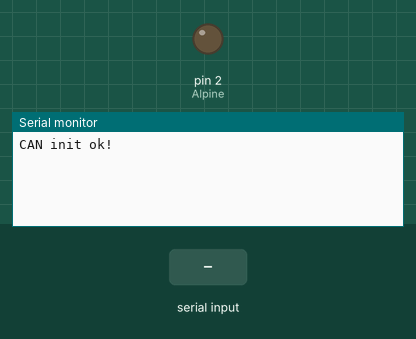
The sketch below on a simulated Arduino Nano, built with avr-gcc and run on an emulated ATmega328P. Shown: output pins drawn as LEDs (lit = HIGH), the last lines printed to the serial monitor. The inputs (shaded band) are chosen by the test bench. The modem accepts every AT command (registered, SIM ready, sends succeed) and sends nothing else.

Above: at 1.2 s.
1.3 s: "AT\n" received over Serial
At 2.2 s:
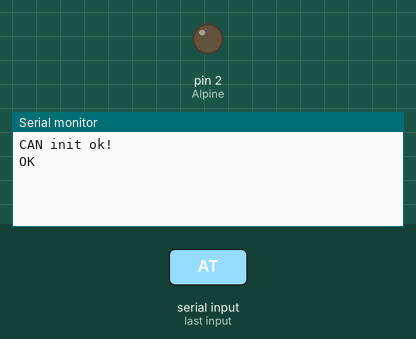
2.9 s: "AT\n" received over the second serial link
At 4.1 s:
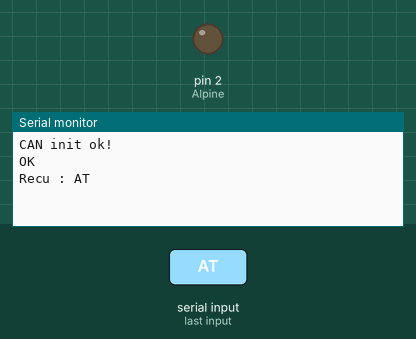
4.4 s: "1\n" received over the second serial link
At 5.5 s:
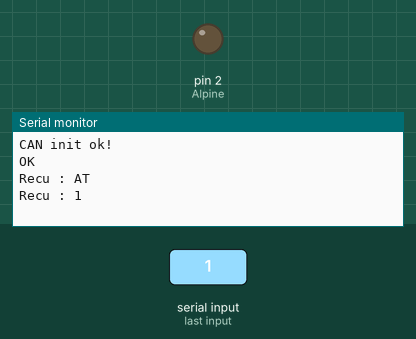

The sketch:

can_bus-bluetooth-alpine.ino
```cpp
#include <SPI.h>
#include <mcp_can.h>

// Pour passer en Mode CONFIGURATION => rester appuyer sur le bouton en allumant
// Pour passer en Mode COMMUNICATION => courcicuiter EN et VCC ern allumant
#include <SoftwareSerial.h>

/* Un croquis Arduino pour contrôler l'Alpine GU via une connexion filaire mini-jack */
/* Initialement conçu pour les boutons de volant Citroen XM */
/* Roman Yadrovsky */
/* http://cx.podolsk.ru/board/memberlist.php?mode=viewprofile&u=3887 */
/* http://www.drive2.ru/r/citroen/288230376152072501 */

/* Sources pour commande volant Alpine:
 https://github.com/morcibacsi/PSASteeringWheelAdapter
 https://github.com/jadrovski/alpine_control/blob/master/alpine_control.ino
 https://forum.arduino.cc/t/interface-commande-volant-autoradio-xsara-ph1-jvc/548663
 https://www.avforums.com/threads/jvc-stalk-adapter-diy.248455/page-4 */

/* Sources pour CAN BUS:
https://forum.arduino.cc/t/nano-with-mcp2515-canbus-questions/1151418/8
https://medium.com/@alexandreblin/can-bus-reverse-engineering-with-arduino-and-ios-5627f2b1709a
http://romain.raveaux.free.fr/teaching/TP207.pdf */


// Commandes pour Alpine GU
#define cmdPower 0x09
#define cmdSource 0x0A
#define cmdBand 0x0D
#define cmdVolumeDown 0x15
#define cmdVolumeUp 0x14
#define cmdUp 0x0E
#define cmdDown 0x0F
#define cmdLeft 0x13
#define cmdRight 0x12
#define cmdPlay 0x07
#define cmdMute 0x16
#define cmdCDChange 0x03

#define Alpine 2  // Envoyer des signaux de contrôle à D2

#define LONG_PRESS_MS 1000  // durée seuil appui long (1 s)

// variables pour détection appui long
bool srcPrevState = false;
unsigned long srcPressTime = 0;

MCP_CAN CAN(9);  // CS pin

SoftwareSerial bluetooth(3, 4);  // (TXD, RXD)

void configureModule() {
  // Si des données sont disponibles sur le port série de l'Arduino
  if (Serial.available()) {
    // Lire la commande entrante
    String command = Serial.readStringUntil('\n');

    // Interpréter et traiter la commande entrante
    if (command.startsWith("AT")) {
      // Si la commande AT est détectée, l'envoyer au module Bluetooth HC-05
      bluetooth.print(command + "\r\n");
      // Attendre la réponse du module Bluetooth HC-05 et l'afficher sur le moniteur série
      delay(100);  // Attente courte pour laisser le temps au module Bluetooth HC-05 de répondre
      while (bluetooth.available()) {
        Serial.write(bluetooth.read());
      }
    }
  }
}

void displayReceivedMessage() {
  String receivedString = "";  // Créer une chaîne vide pour stocker les données reçues

  while (bluetooth.available()) {
    char c = bluetooth.read();  // Lire un caractère du flux série
    if (c == '\n') {            // Si un caractère de fin de ligne est reçu
      // Afficher la chaîne reçue
      Serial.print("Recu : ");
      Serial.println(receivedString);
      receivedString = "";  // Réinitialiser la chaîne pour la prochaine réception
    } else {
      receivedString += c;  // Ajouter le caractère à la chaîne reçue
    }
  }
}

// Envoi d'un octet (protocole NEC-Clarion)
void SendByte(byte data) {
  for (int i = 0; i < 8; i++) {
    digitalWrite(Alpine, HIGH);
    delayMicroseconds(560);  // Pause entre les battements
    digitalWrite(Alpine, LOW);

    if (data & 1)  // Le dernier bit est multiplié par 1
    {
      delayMicroseconds(1680);  // unité logique
    } else {
      delayMicroseconds(560);  // zéro logique
    }

    data >>= 1;  // Nouvel octet décalé à droite (de 1 bit)
  }
}

// Envoi d'une commande
void SendCommand(byte command) {
  // Quelque chose comme un bonjour
  // caractéristique du protocole NEC modifié
  digitalWrite(Alpine, HIGH);
  delayMicroseconds(9000);
  digitalWrite(Alpine, LOW);
  delayMicroseconds(4500);

  // Adresse de protocole (informations de référence publiques)
  SendByte(0x86);
  SendByte(0x72);

  // Envoi d'une commande
  SendByte(command);
  SendByte(~command);

  // Pour déterminer le dernier bit (fin de trame)
  digitalWrite(Alpine, HIGH);
  delayMicroseconds(560);
  digitalWrite(Alpine, LOW);

  delay(50);  // Pause technique
}

void setup() {
  Serial.begin(115200);
  while (CAN.begin(MCP_STDEXT, CAN_125KBPS, MCP_8MHZ) != CAN_OK) {
    Serial.println("CAN init fail, retrying...");
    delay(1000);
  }
  Serial.println("CAN init ok!");
  CAN.setMode(MCP_NORMAL);

  // Ouvre la voie série avec le module BT
  bluetooth.begin(9600);  // En mode COMMANDE communication a 9600 Baud, pour AT 38400

  pinMode(Alpine, OUTPUT);
}

void loop() {
  long unsigned int id = 0;
  unsigned char len = 0;
  unsigned char buf[8];

  configureModule();
  displayReceivedMessage();

  if (CAN.checkReceive() == CAN_MSGAVAIL) {
    CAN.readMsgBuf(&id, &len, buf);
    //Serial.print("Id : 0x ");
    //Serial.println(id);
    //return;

    /*if (id == 0x09) {
      Serial.println("Ca appuye br");
    }*/

    //Serial.println("br");
    if (id == 0x208 && len >= 6) {  // Infos moteur
      // Régime moteur : octets 0 et 1
      unsigned int rpm_raw = (buf[0] << 8) | buf[1];
      float rpm = rpm_raw / 8.0;

      // Couple réel : octet 2
      int torque = (buf[2] * 2) - 100;

      // Volonté conducteur : octet 3
      float vol_cond = buf[3] / 2.0;

      // Octet 4 : flags
      byte flags = buf[4];
      bool regen_filter_request = flags & 0x80;
      bool diag_net_active = flags & 0x40;
      bool torque_freeze_request = flags & 0x20;
      bool torque_info_uncertain = flags & 0x10;
      byte cruise_control_status = (flags >> 2) & 0x03;
      bool brake_pedal_pressed = flags & 0x02;
      bool compressor_request = flags & 0x01;

      // Couple réel hors réduction BV : octet 5
      int torque_bv = (buf[5] * 2) - 100;

      // Affichage des données
      /*for (int i = 0; i < 20; i++) {
        Serial.println();
      }*/
      //Serial.print("Trame 0x208 décodée :");
      Serial.print("  Régime moteur : ");
      Serial.print(rpm);
      Serial.print(" tr/min br");
      Serial.print("  Couple réel : ");
      Serial.print(torque);
      Serial.print(" Nm br");
      Serial.print("  Volonté conducteur : ");
      Serial.print(vol_cond);
      Serial.print(" % br");
      Serial.print("  Requête régénération FAP : ");
      Serial.print(regen_filter_request ? "Oui br" : "Non br");
      Serial.print("  Diagnostic réseau activé : ");
      Serial.print(diag_net_active ? "Oui br" : "Non br");
      Serial.print("  Demande de figeage couple : ");
      Serial.print(torque_freeze_request ? "Oui br" : "Non br");
      Serial.print("  Infos couple incertaines : ");
      Serial.print(torque_info_uncertain ? "Oui br" : "Non br");
      Serial.print("  État régulation vitesse : ");
      switch (cruise_control_status) {
        case 0: Serial.print("OFF br"); break;
        case 1: Serial.print("Reprise pédale br"); break;
        case 2: Serial.print("ON br"); break;
        default: Serial.print("Inconnu br"); break;
      }
      Serial.print("  Frein appuyé : ");
      Serial.print(brake_pedal_pressed ? "Oui br" : "Non br");
      Serial.print("  Demande compresseur : ");
      Serial.print(compressor_request ? "Oui br" : "Non br");
      Serial.print("  Couple hors boîte : ");
      Serial.print(torque_bv);
      Serial.print(" Nm br");
      Serial.println();
    }

    if (id == 0x520 /*&& len >= 8*/) {
      // Exemple de décodage hypothétique :
      // Octet 0 : source audio (0=radio,1=CD,...)
      byte source = buf[0];
      // Octet 1 : niveau de volume (0–100)
      byte volume = buf[1];
      // Octets 2–3 : numéro de station / piste (16 bits)
      unsigned int station = (buf[2] << 8) | buf[3];
      // Octet 4 : flags divers (mute, stéréo/mono…)
      byte flags = buf[4];
      bool mute = flags & 0x01;
      bool stereo = flags & 0x02;
      // Octets 5–7 : réservé ou données constructeur
      // (à analyser selon vos captures)

      // Affichage
      Serial.print("Trame 0x520 décodée : br");
      Serial.print("  Source audio       : ");
      switch (source) {
        case 0: Serial.print("Radio br"); break;
        case 1: Serial.print("CD br"); break;
        default:
          Serial.print("Autre (");
          Serial.print(source);
          Serial.println(") br");
          break;
      }
      Serial.print("  Volume             : ");
      Serial.print(volume);
      Serial.print(" % br");
      Serial.print("  Station / Piste    : ");
      Serial.print(station);
      Serial.print("  Muet               : ");
      Serial.print(mute ? "Oui br" : "Non br");
      Serial.print("  Stéréo             : ");
      Serial.print(stereo ? "Oui br" : "Non br");
      Serial.println();
    }

    if (id == 0x21F && len >= 3) {  // Info commodo
      byte b0 = buf[0];
      int8_t b1 = (int8_t)buf[1];  // interpréter le 2ᵉ octet comme signé pour la molette
      byte b2 = buf[2];

      Serial.print("Commande volant détectée : ");

      // Push SRC
      if (b0 == 0x02) {
        if (!srcPrevState) {
          // début appui
          srcPrevState = true;
          srcPressTime = millis();
        } else {
          // maintien
          if (millis() - srcPressTime > LONG_PRESS_MS) {
            Serial.println("SRC long press → ACTION SPÉCIALE");
            SendCommand(cmdPower);
            bluetooth.println("Power");
            // n'oublie pas de ne pas réafficher à chaque boucle
            srcPrevState = false;
          }
        }
      } else {
        // relâche
        if (srcPrevState) {
          // si on n'a pas encore déclenché le long press
          if (millis() - srcPressTime < LONG_PRESS_MS) {
            Serial.println("SRC court press → action normale");
            SendCommand(cmdPlay);
            bluetooth.println("play");
          }
          srcPrevState = false;
        }
      }

      // Volume + / –
      if (b0 == 0x08) {
        Serial.println("Volume +");
        SendCommand(cmdVolumeUp);
      } else if (b0 == 0x04) {
        Serial.println("Volume -");
        SendCommand(cmdVolumeDown);
      } else if (b0 == 0xC) {
        Serial.println("Mute");
        SendCommand(cmdMute);
      }

      // Station suivante / précédente (boutons dédiés)
      if (b0 == 0x80) {
        Serial.println("Station >>");
        SendCommand(cmdRight);
        bluetooth.println("next");
      } else if (b0 == 0x40) {
        Serial.println("Station <<");
        SendCommand(cmdLeft);
        bluetooth.println("prev");
      }

      // Molette Mémo station (b0 == 0x00 mais b1 ≠ 0)
      if (b0 == 0x00 && b1 != 0) {
        if (b1 > 0) {
          Serial.print("Molette tournée vers la droite : +");
          Serial.println(b1);
        } else {
          Serial.print("Molette tournée vers la gauche : ");
          Serial.println(b1);
        }
      }

      // Aucun bouton pressé
      if (b0 == 0x00 && b1 == 0) {
        Serial.println("Aucun bouton pressé");
      }
      // Cas général (inconnu)
      else {
        /*Serial.print("Trame inconnue (b0, b1, b2) : ");
          Serial.print(b0, HEX);
          Serial.print(" ");
          Serial.print((byte)b1, HEX);
          Serial.print(" ");
          Serial.print(b2, HEX);
          Serial.println();*/

        Serial.print("Inconnu 21F: ");
        Serial.print(b0, HEX);
        Serial.print(" ");
        Serial.print((uint8_t)b1, HEX);
        Serial.print(" ");
        Serial.println(buf[2], HEX);
      }
    }
  } else {
    //Serial.println("Aucun message");
  }
}
```

Measured:
- after the input at 1.3 s, the serial monitor: prints a new line after 0.10 s (image 1)
- after the input at 2.9 s, the serial monitor: prints a new line at once (image 2)
- after the input at 4.4 s, the serial monitor: prints a new line at once (image 3)
